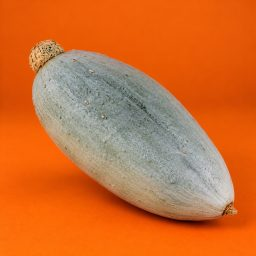
#> input picture assets/pumpkins/thumb/blue-banana.jpg, 256 x 256 px
$ python -i prepare-photos.py   (imports and definitions only)
#> lines starting #> are read from the running program, lines starting #| are printed output that depends on the picture; after the words box and inside, x2 and y2 are one past the last pixel; in counts of white or black regions, pixels touching at a corner belong together
#> further down, picture is the input picture: shape (256, 256, 3); mean B, G, R 50.1, 110.7, 207.5
#!/usr/bin/env python3
"""Prepare the pumpkin photographs for the hunt.

    python3 tools/prepare-photos.py images/ assets/pumpkins/

The photographs are studio shots on Mr Pumpkin's orange backdrop, and the
backdrop is kept on purpose: it is what makes ten photographs taken separately
read as one set. Nothing is cut out.

What this does do is square them up and squeeze them, because size is the
whole game. Ten photographs straight off a camera is 30-50MB, which would
destroy the offline precache and with it the reason the hunt works in a field
with no signal. Target is under 100KB each.

Name each input file after its slug in assets/pumpkins.js:

    crown-prince.jpg  casperita.jpg  warty-goblin.jpg  ...

Pass --cutout to remove the backdrop instead, for photographs taken somewhere
that is not the studio.
"""
import os
import sys

import cv2
import numpy as np

TARGET_PX = 800          # the grid never shows more than ~300
MAX_BYTES = 100 * 1024


# [21 lines left out: functions square, fit, not called in this run]


def cut_out_backdrop(bgr):
    """Optional: drop the backdrop by flooding inwards from the frame.

    Not used for the studio shots. Kept because a photograph taken out in the
    field may need it, and because thresholding on colour cannot do this job -
    Magic Lantern's skin sits 16 LAB units from the orange paper, the same hue
    and saturation a shade darker, so any colour threshold that clears the
    paper clears the pumpkin too. Flooding is about connection, not colour.
    """
    h, w = bgr.shape[:2]
#> h = 256; w = 256
    blurred = cv2.GaussianBlur(bgr, (5, 5), 0)
    mask = np.zeros((h + 2, w + 2), np.uint8)
    flags = 4 | cv2.FLOODFILL_MASK_ONLY | (255 << 8)

    seeds = []
    for x in range(2, w - 2, max(8, w // 60)):
        seeds += [(x, 1), (x, h - 2)]
    for y in range(2, h - 2, max(8, h // 60)):
        seeds += [(1, y), (w - 2, y)]
    for sx, sy in seeds:
        if mask[sy + 1, sx + 1] == 0:
            cv2.floodFill(blurred, mask, (sx, sy), 0, (18,) * 3, (18,) * 3, flags)

    subject = cv2.bitwise_not(mask[1:-1, 1:-1])
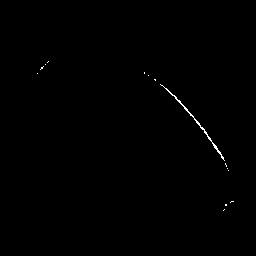
#> subject: shape (256, 256); 0.29% white in thin lines or dots, all inside (x1, y1, x2, y2) = (37, 61, 234, 211)
    subject = cv2.morphologyEx(subject, cv2.MORPH_CLOSE, np.ones((5, 5), np.uint8))

    n, labels, stats, _ = cv2.connectedComponentsWithStats(subject, 8)
#> labels: shape (256, 256) int32; 15 distinct labels, from 0 to 14
#> n = 15; stats = 15 rows, first 6: [0, 0, 256, 256, 65343], [47, 61, 2, 2, 2], [45, 64, 1, 1, 1], [40, 66, 4, 4, 6], [37, 73, 1, 1, 1], [144, 72, 1, 2, 2]
    if n > 1:
        biggest = 1 + int(np.argmax(stats[1:, cv2.CC_STAT_AREA]))
#> biggest = 8
        subject = np.where(labels == biggest, 255, 0).astype(np.uint8)
#> subject: shape (256, 256); 0.25% white in thin lines or dots, all inside (x1, y1, x2, y2) = (160, 84, 225, 161)
    return cv2.GaussianBlur(subject, (5, 5), 0)


# [8 lines left out: function save_under_budget, not called in this run]


# Twice the 128px the email renders them at, so they stay sharp on a phone.
# The start screen shows them smaller still.
MAIL_PX = 256


# [52 lines left out: function main, not called in this run]


# [6 lines not run here, left out]

>>> import cv2
>>> picture = cv2.imread('../assets/pumpkins/thumb/blue-banana.jpg')
>>> result = cut_out_backdrop(picture)
